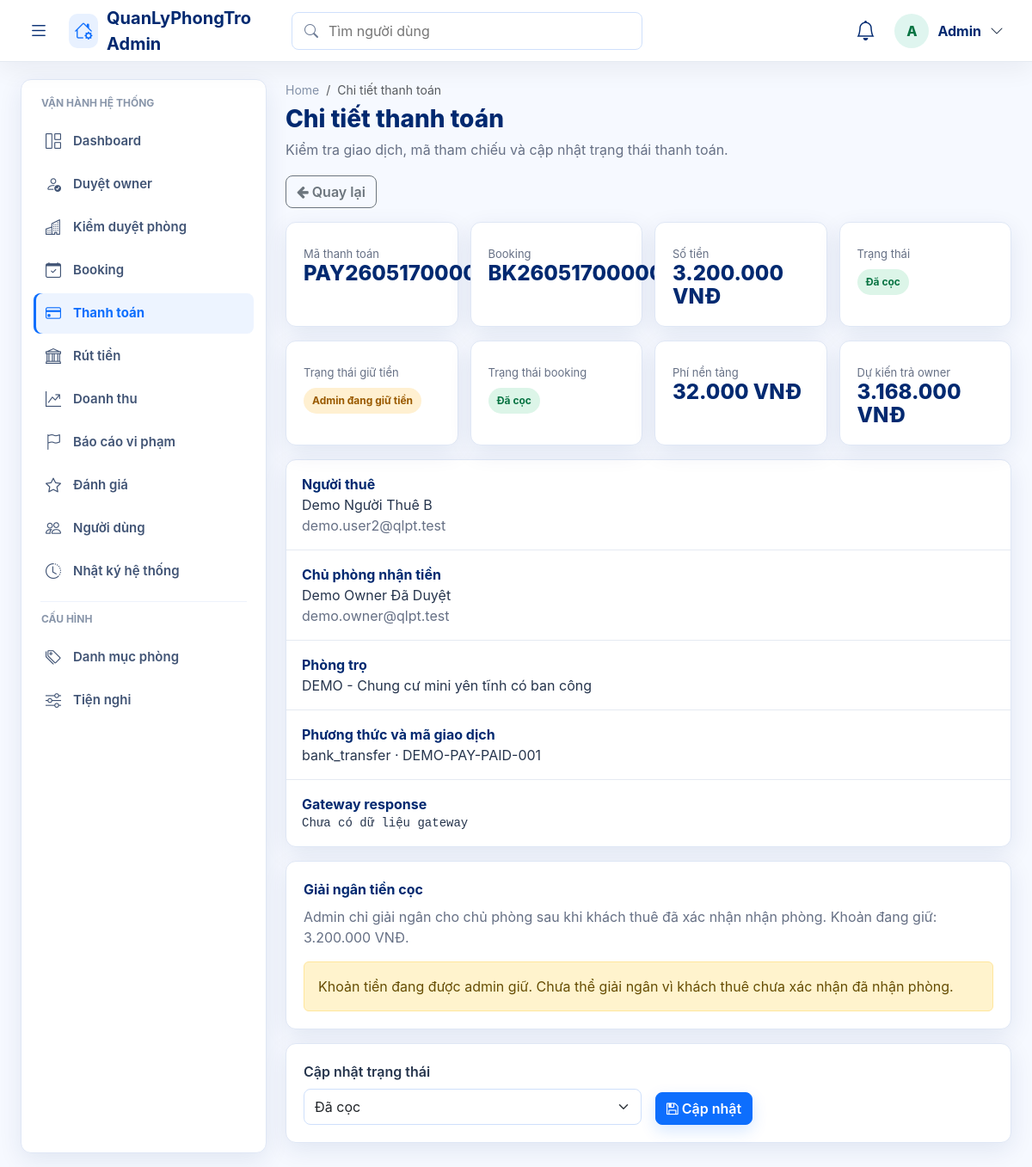
The app's page /public/admin/payment_detail.php?id=1 (signed in) with its own data.
### tables this page shows
CREATE TABLE `payments` (
  `id` int(11) NOT NULL,
  `payment_code` varchar(30) DEFAULT NULL,
  `booking_id` int(11) DEFAULT NULL,
  `amount` int(11) DEFAULT NULL,
  `fee` int(11) DEFAULT 0,
  `payment_method` varchar(50) DEFAULT NULL,
  `payment_status` enum('pending','processing','paid','failed','cancelled','refunded') NOT NULL DEFAULT 'pending',
  `method` varchar(50) DEFAULT NULL,
  `transaction_code` varchar(255) DEFAULT NULL,
  `paid_at` datetime DEFAULT NULL,
  `gateway_response` longtext DEFAULT NULL,
  `status` enum('pending','held','released','refunded') DEFAULT 'pending',
  `created_at` timestamp NOT NULL DEFAULT current_timestamp(),
  `updated_at` datetime DEFAULT NULL
);

CREATE TABLE `bookings` (
  `id` int(11) NOT NULL,
  `booking_code` varchar(30) DEFAULT NULL,
  `user_id` int(11) DEFAULT NULL,
  `owner_id` int(11) DEFAULT NULL,
  `motel_id` int(11) DEFAULT NULL,
  `check_in_date` date DEFAULT NULL,
  `check_out_date` date DEFAULT NULL,
  `expected_move_in_date` date DEFAULT NULL,
  `rental_duration_months` int(11) DEFAULT NULL,
  `note` text DEFAULT NULL,
  `contact_name` varchar(120) DEFAULT NULL,
  `contact_phone` varchar(20) DEFAULT NULL,
  `contact_email` varchar(150) DEFAULT NULL,
  `deposit_amount` int(11) DEFAULT NULL,
  `total_amount` int(11) NOT NULL DEFAULT 0,
  `payment_status` enum('pending','processing','paid','failed','cancelled','refunded') NOT NULL DEFAULT 'pending',
  `booking_status` enum('pending','waiting_payment','paid','confirmed','cancelled','rejected','expired','completed') NOT NULL DEFAULT 'pending',
  `checkin_date` date DEFAULT NULL,
  `status` enum('pending','paid','accepted','completed','rejected','cancelled') DEFAULT 'pending',
  `created_at` timestamp NOT NULL DEFAULT current_timestamp(),
  `cancelled_at` datetime DEFAULT NULL,
  `cancelled_by` int(11) DEFAULT NULL,
  `cancellation_reason` text DEFAULT NULL,
  `rejected_at` datetime DEFAULT NULL,
  `rejected_by` int(11) DEFAULT NULL,
  `rejection_reason` text DEFAULT NULL,
  `expires_at` datetime DEFAULT NULL,
  `updated_at` datetime DEFAULT NULL
);

CREATE TABLE `users` (
  `id` int(11) NOT NULL,
  `name` varchar(100) DEFAULT NULL,
  `email` varchar(150) DEFAULT NULL,
  `password` varchar(255) DEFAULT NULL,
  `reset_token` varchar(64) DEFAULT NULL,
  `reset_expires` datetime DEFAULT NULL,
  `force_password_change` tinyint(1) NOT NULL DEFAULT 0,
  `phone` varchar(20) DEFAULT NULL,
  `avatar` varchar(255) DEFAULT NULL,
  `role` enum('user','owner','admin') DEFAULT 'user',
  `created_at` timestamp NOT NULL DEFAULT current_timestamp(),
  `status` varchar(20) DEFAULT 'pending',
  `owner_verification_status` enum('not_required','pending_verification','submitted','approved','rejected') NOT NULL DEFAULT 'not_required',
  `approved_by` int(11) DEFAULT NULL,
  `approved_at` datetime DEFAULT NULL,
  `rejection_reason` text DEFAULT NULL,
  `address` text DEFAULT NULL,
  `idcard_number` varchar(50) DEFAULT NULL,
  `trust_score` int(11) NOT NULL DEFAULT 0,
  `admin_note` text DEFAULT NULL,
  `verified_at` datetime DEFAULT NULL,
  `verification_submitted_at` datetime DEFAULT NULL,
  `verification_reviewed_by` int(11) DEFAULT NULL,
  `verification_reviewed_at` datetime DEFAULT NULL,
  `verification_rejection_reason` text DEFAULT NULL,
  `id_card_front` varchar(255) DEFAULT NULL,
  `id_card_back` varchar(255) DEFAULT NULL,
  `selfie_image` varchar(255) DEFAULT NULL,
  `bank_name` varchar(100) DEFAULT NULL,
  `bank_account_no` varchar(50) DEFAULT NULL,
  `bank_account_name` varchar(100) DEFAULT NULL,
  `bank_verified_at` datetime DEFAULT NULL,
  `notify_email` tinyint(1) DEFAULT 1,
  `notify_booking` tinyint(1) DEFAULT 1,
  `show_phone` tinyint(1) DEFAULT 1,
  `dark_mode` tinyint(1) DEFAULT 0
);

CREATE TABLE `motels` (
  `id` int(11) NOT NULL,
  `title` varchar(255) NOT NULL,
  `description` text DEFAULT NULL,
  `price` int(11) NOT NULL,
  `deposit_amount` int(11) NOT NULL DEFAULT 0,
  `area` int(11) DEFAULT NULL,
  `address` varchar(255) DEFAULT NULL,
  `province_code` varchar(20) DEFAULT NULL,
  `province_name` varchar(120) DEFAULT NULL,
  `district_code` varchar(20) DEFAULT NULL,
  `district_name` varchar(120) DEFAULT NULL,
  `ward_code` varchar(20) DEFAULT NULL,
  `ward_name` varchar(120) DEFAULT NULL,
  `street_address` varchar(255) DEFAULT NULL,
  `address_api_source` varchar(80) DEFAULT NULL,
  `lat` decimal(10,8) DEFAULT NULL,
  `lng` decimal(11,8) DEFAULT NULL,
  `phone` varchar(20) DEFAULT NULL,
  `user_id` int(11) NOT NULL,
  `category_id` int(11) DEFAULT NULL,
  `district_id` int(11) DEFAULT NULL,
  `status` enum('pending','approved','hidden','rejected') DEFAULT 'pending',
  `room_status` enum('available','reserved','rented','unavailable') NOT NULL DEFAULT 'available',
  `rejection_reason` text DEFAULT NULL,
  `rejected_by` int(11) DEFAULT NULL,
  `rejected_at` datetime DEFAULT NULL,
  `count_view` int(11) DEFAULT 0,
  `created_at` timestamp NOT NULL DEFAULT current_timestamp(),
  `updated_at` timestamp NULL DEFAULT NULL,
  `bedrooms` int(11) DEFAULT 0,
  `bathrooms` int(11) DEFAULT 0,
  `max_people` int(11) DEFAULT NULL,
  `utilities` text DEFAULT NULL,
  `furniture` text DEFAULT NULL,
  `verification_status` varchar(30) NOT NULL DEFAULT 'unverified',
  `health_score` int(11) NOT NULL DEFAULT 0,
  `is_featured` tinyint(1) NOT NULL DEFAULT 0,
  `available_from` date DEFAULT NULL,
  `service_fee` int(11) NOT NULL DEFAULT 0,
  `electricity_unit_price` int(11) NOT NULL DEFAULT 0,
  `water_fee_per_person` int(11) NOT NULL DEFAULT 0,
  `internet_fee` int(11) NOT NULL DEFAULT 0,
  `parking_fee` int(11) NOT NULL DEFAULT 0,
  `other_fee` int(11) NOT NULL DEFAULT 0,
  `service_note` varchar(255) DEFAULT NULL,
  `deposit_months` decimal(3,1) NOT NULL DEFAULT 1.0
);

### public/admin_init.php (called while the page is built, shortened)
<?php
require_once __DIR__ . '/../config/database.php';
require_once __DIR__ . '/../core/Database.php';
require_once __DIR__ . '/../core/Payment.php';
require_once __DIR__ . '/../app/controller/PaymentController.php';
require_once __DIR__ . '/../app/controller/ActivityLogController.php';
$db = new Database($conn);
?>

### app/controller/PaymentController.php (called while the page is built, shortened)
<?php
class PaymentController
{
    private Payment $payment;
    public function __construct(Database $db, $activityLog = null)
    {
        $this->payment = new Payment($db);
    }
    public function viewPayment(): array
    {
        $payment = $this->payment->getById((int)$_GET['id']);
        return ['payment' => $payment];
    }
}

### core/Payment.php (called while the page is built, shortened)
<?php
class Payment {
    private $db;
    public function __construct($database) {
        $this->db = $database;
    }
    public function getById($id) {
        $id = (int)$id;
        $sql = "SELECT p.*, b.user_id, b.owner_id, b.motel_id, b.status AS booking_legacy_status,
                        u.name as user_name, u.email,
                        owner.name AS owner_name, owner.email AS owner_email,
                        m.title as motel_title, m.price, b.booking_code, b.booking_status, b.payment_status AS booking_payment_status
                FROM payments p
                LEFT JOIN bookings b ON p.booking_id = b.id
                LEFT JOIN users u ON b.user_id = u.id
                LEFT JOIN users owner ON b.owner_id = owner.id
                LEFT JOIN motels m ON b.motel_id = m.id
                WHERE p.id = $id";
        return $this->db->getRow($sql);
    }
}
?>

### core/Database.php (called while the page is built, shortened)
<?php
class Database {
    private $conn;
    public function __construct($connection) {
        $this->conn = $connection;
    }
    public function getRow($sql) {
        $result = $this->conn->query($sql);
        if ($result && $result->num_rows > 0) {
            return $result->fetch_assoc();
        }
        return false;
    }
}
?>

### public/admin/payment_detail.php (the view, shortened to what this page needs)
<?php
require_once __DIR__ . '/../admin_init.php';
require_once __DIR__ . '/layout.php';
$controller = new PaymentController($db, new ActivityLog($db));
$payment = $controller->viewPayment()['payment'] ?? [];
$status = (string)($payment['payment_status'] ?? 'pending');
$escrowStatus = (string)($payment['status'] ?? 'pending');
$bookingStatus = (string)($payment['booking_legacy_status'] ?? $payment['booking_status'] ?? 'pending');
$options = [$status => admin_status_label($status)];
foreach ([
    'pending' => ['processing', 'paid', 'failed', 'cancelled'],
    'processing' => ['paid', 'failed', 'cancelled'],
    'paid' => ['refunded'],
] as $from => $next) {
    if ($status === $from) {
        foreach ($next as $item) {
            $options[$item] = admin_status_label($item);
        }
    }
}
?>
<a href="<?php echo ADMIN_URL; ?>payments.php" class="btn btn-outline-secondary mb-3"><i class="fa fa-arrow-left"></i> Quay lại</a>
<div class="wb-grid wb-stats-4 mb-3">
    <div class="wb-card"><div class="wb-card-label">Mã thanh toán</div><div class="wb-card-value fs-4"><?php echo admin_e($payment['payment_code'] ?? ('#' . (int)($payment['id'] ?? 0))); ?></div></div>
    <div class="wb-card"><div class="wb-card-label">Booking</div><div class="wb-card-value fs-4"><?php echo admin_e($payment['booking_code'] ?? 'N/A'); ?></div></div>
    <div class="wb-card"><div class="wb-card-label">Số tiền</div><div class="wb-card-value fs-4"><?php echo admin_money($payment['amount'] ?? 0); ?></div></div>
    <div class="wb-card"><div class="wb-card-label">Trạng thái</div><div class="mt-2"><span class="wb-pill <?php echo admin_pill_class($status); ?>"><?php echo admin_status_label($status); ?></span></div></div>
</div>
<div class="wb-grid wb-stats-4 mb-3">
    <div class="wb-card"><div class="wb-card-label">Trạng thái giữ tiền</div><div class="mt-2"><span class="wb-pill <?php echo $escrowStatus === 'released' ? '' : 'warning'; ?>"><?php echo admin_e($escrowStatus === 'held' ? 'Admin đang giữ tiền' : ($escrowStatus === 'released' ? 'Đã giải ngân' : admin_status_label($escrowStatus))); ?></span></div></div>
    <div class="wb-card"><div class="wb-card-label">Trạng thái booking</div><div class="mt-2"><span class="wb-pill <?php echo admin_pill_class($bookingStatus); ?>"><?php echo admin_status_label($bookingStatus); ?></span></div></div>
    <div class="wb-card"><div class="wb-card-label">Phí nền tảng</div><div class="wb-card-value fs-4"><?php echo admin_money($payment['fee'] ?? 0); ?></div></div>
    <div class="wb-card"><div class="wb-card-label">Dự kiến trả owner</div><div class="wb-card-value fs-4"><?php echo admin_money(max(0, (int)($payment['amount'] ?? 0) - (int)($payment['fee'] ?? 0))); ?></div></div>
</div>
<div class="wb-list-card mb-3">
    <div class="wb-list-row"><div><div class="wb-title">Người thuê</div><div><?php echo admin_e($payment['user_name'] ?? 'N/A'); ?></div><div class="wb-muted"><?php echo admin_e($payment['email'] ?? ''); ?></div></div></div>
    <div class="wb-list-row"><div><div class="wb-title">Chủ phòng nhận tiền</div><div><?php echo admin_e($payment['owner_name'] ?? 'N/A'); ?></div><div class="wb-muted"><?php echo admin_e($payment['owner_email'] ?? ''); ?></div></div></div>
    <div class="wb-list-row"><div><div class="wb-title">Phòng trọ</div><div><?php echo admin_e($payment['motel_title'] ?? 'N/A'); ?></div></div></div>
    <div class="wb-list-row"><div><div class="wb-title">Phương thức và mã giao dịch</div><div><?php echo admin_e($payment['payment_method'] ?? $payment['method'] ?? 'N/A'); ?> · <?php echo admin_e($payment['transaction_code'] ?? 'Chưa có'); ?></div></div></div>
    <div class="wb-list-row"><div><div class="wb-title">Gateway response</div><pre class="mb-0 small"><?php echo admin_e($payment['gateway_response'] ?? 'Chưa có dữ liệu gateway'); ?></pre></div></div>
</div>
<div class="wb-card mb-3">
    <div class="wb-title mb-2">Giải ngân tiền cọc</div>
    <div class="wb-muted mb-3">
        Admin chỉ giải ngân cho chủ phòng sau khi khách thuê đã xác nhận nhận phòng. Khoản đang giữ: <?php echo admin_money($payment['amount'] ?? 0); ?>.
    </div>
    <?php if ($status === 'paid' && $escrowStatus === 'held' && $bookingStatus === 'completed'): ?>
        <form method="POST" onsubmit="return confirm('Xác nhận giải ngân tiền cọc cho chủ phòng?');">
            <?php echo Csrf::field('admin_payment_action'); ?>
            <input type="hidden" name="action" value="release_held">
            <input type="hidden" name="id" value="<?php echo (int)($payment['id'] ?? 0); ?>">
            <button type="submit" class="btn btn-success"><i class="fa fa-money"></i> Giải ngân cho chủ phòng</button>
        </form>
    <?php elseif ($status === 'paid' && $escrowStatus === 'held'): ?>
        <div class="alert alert-warning mb-0">Khoản tiền đang được admin giữ. Chưa thể giải ngân vì khách thuê chưa xác nhận đã nhận phòng.</div>
    <?php elseif ($escrowStatus === 'released'): ?>
        <div class="alert alert-success mb-0">Khoản tiền này đã được admin giải ngân cho chủ phòng.</div>
    <?php else: ?>
        <div class="alert alert-secondary mb-0">Chỉ khoản đã thanh toán và đang được admin giữ hộ mới có thể giải ngân.</div>
    <?php endif; ?>
</div>
<div class="wb-card">
    <form method="POST" class="row g-3 align-items-end">
        <div class="col-md-6">
            <label class="form-label fw-semibold">Cập nhật trạng thái</label>
            <select name="status" class="form-select" required>
                <?php foreach ($options as $item => $label): ?>
                    <option value="<?php echo admin_e($item); ?>" <?php echo $status === $item ? 'selected' : ''; ?>><?php echo admin_e($label); ?></option>
                <?php endforeach; ?>
            </select>
        </div>
        <div class="col-md-6">
            <button type="submit" class="btn btn-primary"><i class="fa fa-save"></i> Cập nhật</button>
        </div>
    </form>
</div>

### records on screen
payments: payment_code "PAY260517000001", booking.booking_code "BK260517000002", amount "3.200.000 VNĐ", status "Admin đang giữ tiền", booking.status "Đã cọc", fee "32.000 VNĐ", admin_money(max(0, (int)($payment['amount'] ?? 0) - (int)($payment['fee'] ?? 0))) "3.168.000 VNĐ", users.name "Demo Người Thuê B", users.email "demo.user2@qlpt.test", users.name "Demo Owner Đã Duyệt", users.email "demo.owner@qlpt.test", motels.title "DEMO - Chung cư mini yên tĩnh có ban công", payment_method "bank_transfer", transaction_code "DEMO-PAY-PAID-001", gateway_response "Chưa có dữ liệu gateway"
bookings: status "Đã cọc"

### other values on screen
admin_e($initial !== '' ? $initial : 'A') "A"
admin_e(admin_current_name()) "Admin"
admin_e($item['label']) "Dashboard"
admin_e($item['label']) "Duyệt owner"
admin_e($item['label']) "Kiểm duyệt phòng"
admin_e($item['label']) "Booking"
admin_e($item['label']) "Thanh toán"
admin_e($item['label']) "Rút tiền"
admin_e($item['label']) "Doanh thu"
admin_e($item['label']) "Báo cáo vi phạm"
admin_e($item['label']) "Đánh giá"
admin_e($item['label']) "Người dùng"
admin_e($item['label']) "Nhật ký hệ thống"
admin_e($item['label']) "Danh mục phòng"
admin_e($item['label']) "Tiện nghi"
